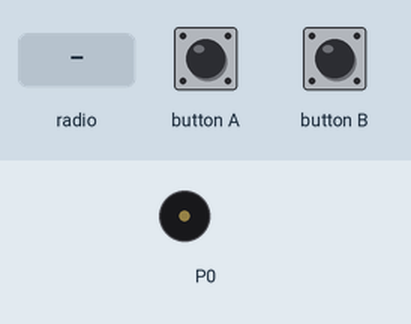
This program was run on a simulated BBC micro:bit (MakeCode). On the bench: buzzer (waves = sounding). The test bench sets the inputs (shaded band). No radio messages arrive unless stated (any console line starting 'radio sent:' is added by the test bench); what the program prints to the serial console is not drawn.

Above: at 1.2 s.
1.3 s: radio message "1" arrives
At 1.48 s:
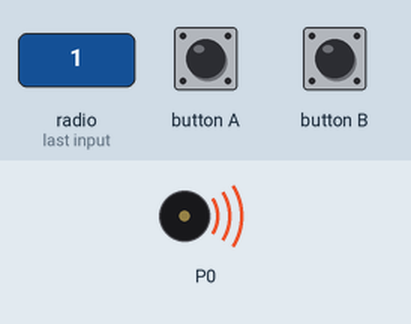
3.3 s: button A pressed for 0.15 s
4.9 s: button B pressed for 0.15 s
Timing chart, 0 to 7.9 s (numbered marks = the images above; inputs shaded):
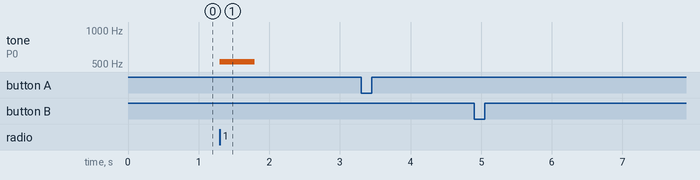

Measured:
- after the input at 1.3 s, tone on P0: silent → 523 Hz at once, → silent 0.50 s later
- after the input at 3.3 s, every drawn part: stays the same
- after the input at 4.9 s, every drawn part: stays the same

The program:

main.ts
```typescript
radio.onReceivedNumber(function (receivedNumber) {
    if (b == 1) {
        music.play(music.stringPlayable("C E G B C5 B - - ", 500), music.PlaybackMode.UntilDone)
    }
    if (receivedNumber == 1) {
        music.play(music.stringPlayable("C5 C5 C5 C5 - - - - ", 500), music.PlaybackMode.UntilDone)
        b += 1
        basic.pause(10)
        b += 1
    }
    if (receivedNumber == 3) {
        music.play(music.stringPlayable("C5 C5 C5 C5 C5 C5 C5 - ", 500), music.PlaybackMode.UntilDone)
        b += 1
        basic.pause(10)
        b += 1
    }
})
input.onButtonPressed(Button.A, function () {
    a = 1
    radio.sendNumber(a)
    basic.pause(5)
    a = 0
    radio.sendNumber(0)
})
input.onButtonPressed(Button.B, function () {
    a = 3
    radio.sendNumber(a)
    basic.pause(5)
    a = 0
    radio.sendNumber(0)
})
let a = 0
let b = 0
b = 0
a = 0
radio.setGroup(77)
```

test.ts
```typescript
// 테스트는 여기로 이동합니다; 이 패키지가 확장으로 사용될 때 컴파일되지 않을 것 입니다.
```
